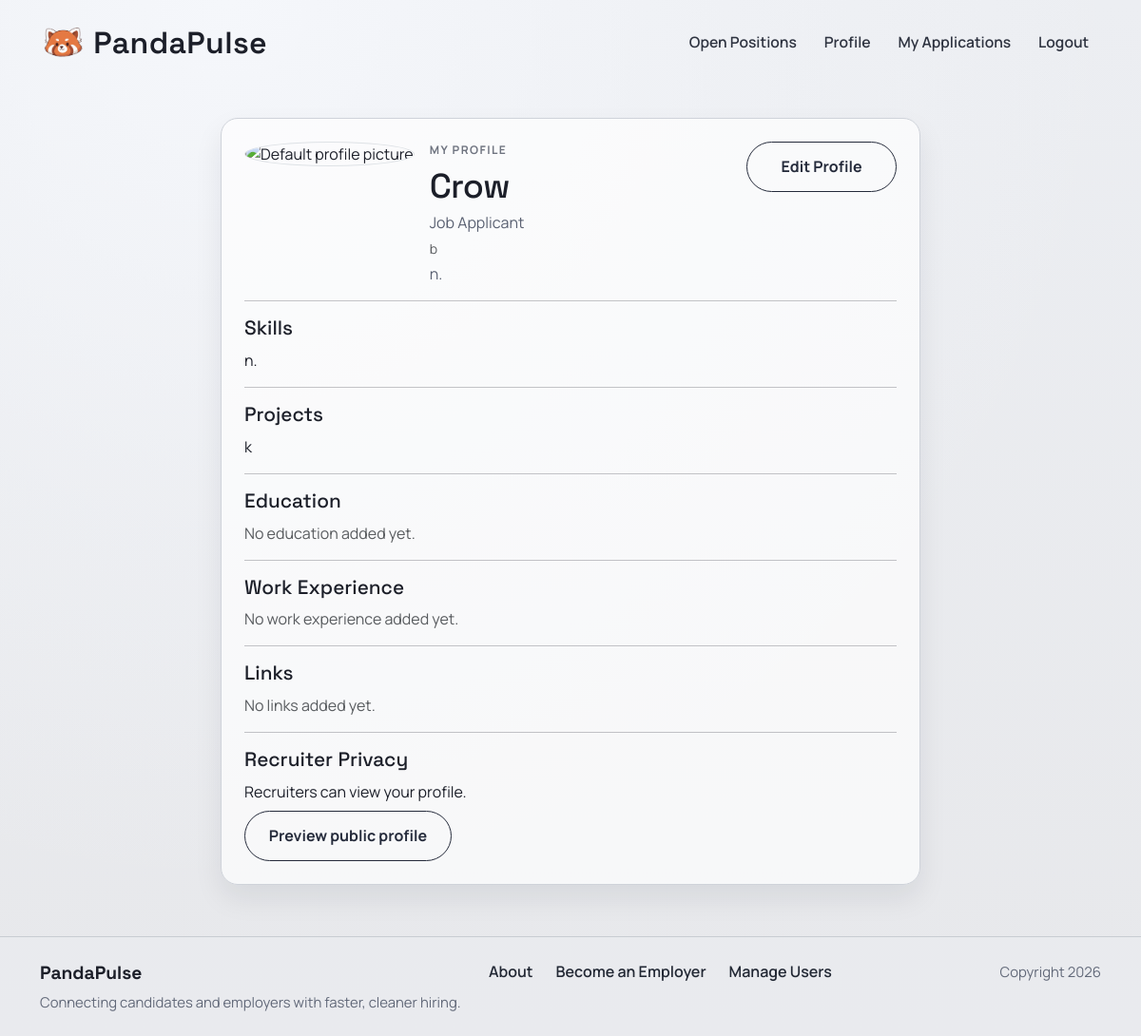
The page /accounts/profile/ (signed in) on the database as committed earlier.
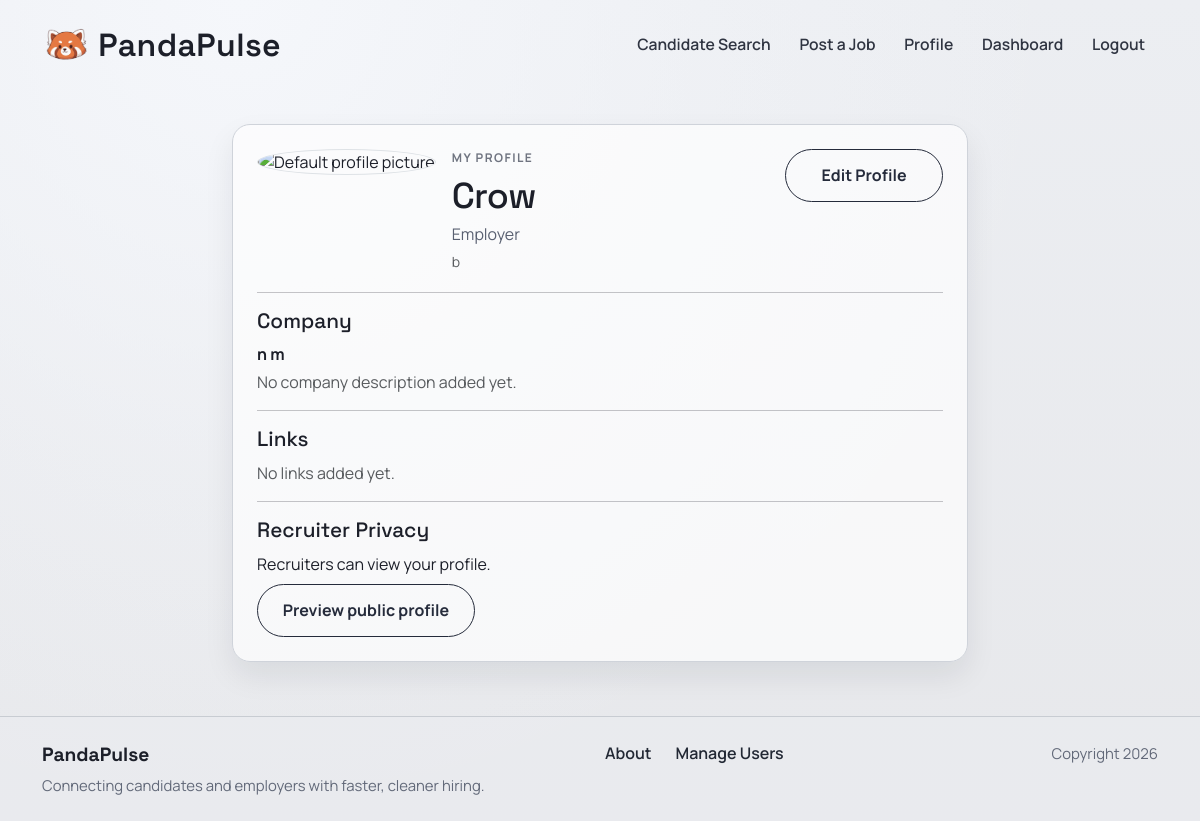
The same page on the database as committed later.
### accounts/models.py (models this page shows, shortened)
class Profile(models.Model):
    class AccountType(models.TextChoices):
        APPLICANT = "APPLICANT", "Job Applicant"
        EMPLOYER = "EMPLOYER", "Employer"
    user = models.OneToOneField(settings.AUTH_USER_MODEL, on_delete=models.CASCADE, related_name="profile")
    account_type = models.CharField(
        max_length=20,
        choices=AccountType.choices,
        default=AccountType.APPLICANT
    )
    profile_picture = models.ImageField(
        upload_to="profile_pics/",
        blank=True,
        null=True
    )
    headline = models.CharField(max_length=120, blank=True)
    skills = models.CharField(max_length=300, blank=True)
    education = models.TextField(blank=True)
    work_experience = models.TextField(blank=True)
    location = models.CharField(max_length=120, blank=True)
    projects = models.TextField(blank=True)
    company_name = models.CharField(max_length=120, blank=True)
    company_website = models.URLField(blank=True)
    company_description = models.TextField(blank=True)
    visible_to_recruiters = models.BooleanField(
        default=True,
        help_text="Allow recruiters to view your profile."
    )
    show_headline = models.BooleanField(default=True)
    show_skills = models.BooleanField(default=True)
    show_education = models.BooleanField(default=True)
    show_work_experience = models.BooleanField(default=True)
    show_links = models.BooleanField(default=True)
    created_at = models.DateTimeField(auto_now_add=True)

### accounts/views.py (the view)
# urls.py: path('profile/', views.profile, name='accounts.profile'),
@login_required
def profile(request, user_id=None):
    User = get_user_model()
    user_to_view = get_object_or_404(User, id=user_id) if user_id else request.user
    prof, _ = Profile.objects.get_or_create(user=user_to_view)
    is_own = (user_to_view == request.user)
    if not is_own:
        if prof.account_type != Profile.AccountType.APPLICANT or not prof.visible_to_recruiters:
            raise Http404("Profile not available.")
    template_data = {
        "title": f"{user_to_view.username}'s Profile" if user_id else "My Profile",
        "profile": prof,
        "viewed_user": user_to_view,
        "is_own_profile": is_own,
        "has_links": prof.links.exists(),
    }
    return render(request, "accounts/profile.html", {"template_data": template_data})

### accounts/context_processors.py (called while the page is built)
def can_post_job(request):
    if not request.user.is_authenticated:
        return {"can_post_job": False}
    is_employer = Profile.objects.filter(
        user=request.user,
        account_type=Profile.AccountType.EMPLOYER,
    ).exists()
    return {"can_post_job": is_employer}

### accounts/templates/accounts/profile.html (shortened to what the changed rows need)
{% extends 'base.html' %}
{% load static %}
{% block content %}
<section class="page-shell">
  <div class="container">
    <div class="row justify-content-center">
      <div class="col-md-10 col-lg-8">
        <div class="surface-card">
          <div class="d-flex justify-content-between align-items-start gap-3 flex-wrap">
            <div class="d-flex align-items-start gap-3">
              <div>
                <p class="page-kicker mb-2">{% if template_data.is_own_profile %}My profile{% else %}Candidate profile{% endif %}</p>
                <h1 class="page-title page-title-sm mb-1">{{ template_data.viewed_user.get_full_name|default:template_data.viewed_user.username }}</h1>
                <p class="surface-copy mb-1">{{ template_data.profile.get_account_type_display }}</p>
                {% if template_data.profile.location %}<p class="small text-muted mb-1">{{ template_data.profile.location }}</p>{% endif %}
                {% if template_data.profile.account_type == "APPLICANT" and template_data.profile.headline %}
                  <p class="surface-copy mb-0">{{ template_data.profile.headline }}</p>
                {% endif %}
              </div>
            </div>
            {% if template_data.is_own_profile %}
              <a class="secondary-btn" href="{% url 'accounts.profile_edit' %}">Edit Profile</a>
            {% endif %}
          </div>
          <hr>
          {% if template_data.profile.account_type == "EMPLOYER" %}
            <h5 class="surface-title">Company</h5>
            {% if template_data.profile.company_name %}<p class="mb-1"><b>{{ template_data.profile.company_name }}</b></p>{% else %}<p class="text-muted">No company name added yet.</p>{% endif %}
            {% if template_data.profile.company_description %}<p style="white-space:pre-wrap;">{{ template_data.profile.company_description }}</p>{% else %}<p class="text-muted">No company description added yet.</p>{% endif %}
            <hr>
          {% else %}
            <h5 class="surface-title">Skills</h5>
            {% if template_data.profile.skills %}<p>{{ template_data.profile.skills }}</p>{% else %}<p class="text-muted">No skills added yet.</p>{% endif %}
            <hr>
            <h5 class="surface-title">Projects</h5>
            {% if template_data.profile.projects %}<p style="white-space:pre-wrap;">{{ template_data.profile.projects }}</p>{% else %}<p class="text-muted">No projects added yet.</p>{% endif %}
            <hr>
            <h5 class="surface-title">Education</h5>
            {% if template_data.profile.education %}<p style="white-space:pre-wrap;">{{ template_data.profile.education }}</p>{% else %}<p class="text-muted">No education added yet.</p>{% endif %}
            <hr>
            <h5 class="surface-title">Work Experience</h5>
            {% if template_data.profile.work_experience %}<p style="white-space:pre-wrap;">{{ template_data.profile.work_experience }}</p>{% else %}<p class="text-muted">No work experience added yet.</p>{% endif %}
            <hr>
          {% endif %}
          <h5 class="surface-title">Links</h5>
          {% if template_data.has_links %}
            <ul class="mb-0">
              {% for link in template_data.profile.links.all %}
              <li>{% if link.label %}<b>{{ link.label }}:</b> {% endif %}<a href="{{ link.url }}" target="_blank" rel="noopener noreferrer">{{ link.url }}</a></li>
              {% endfor %}
            </ul>
          {% else %}
            <p class="text-muted">No links added yet.</p>
          {% endif %}
          {% if template_data.is_own_profile %}
          <hr>
          <h5 class="surface-title">Recruiter Privacy</h5>
          {% if template_data.profile.visible_to_recruiters %}
            <p class="mb-2">Recruiters can view your profile.</p>
            <a class="secondary-btn" href="{% url 'accounts.public_profile' template_data.viewed_user.username %}">Preview public profile</a>
          {% else %}
            <p class="text-muted mb-0">Your profile is hidden from recruiters.</p>
          {% endif %}
          {% endif %}
        </div>
      </div>
    </div>
  </div>
</section>
{% endblock content %}

Rows that differ between the two databases and show on the page:
changed Profile: profile.account_type "Job Applicant" → "Employer"; account_type "APPLICANT" → "EMPLOYER" (drawn); profile.company_name (not shown) → "n m"; profile.headline "n." → (not shown); profile.skills "n." → (not shown); profile.projects "k" → (not shown)
Other text that changed with them:
text no longer shown: "Open Positions My Applications Skills Projects Education No education added yet. Work Experience No work experience added yet. Become an Employer"
text now shown: "Candidate Search Post a Job Dashboard Company No company description added yet."
